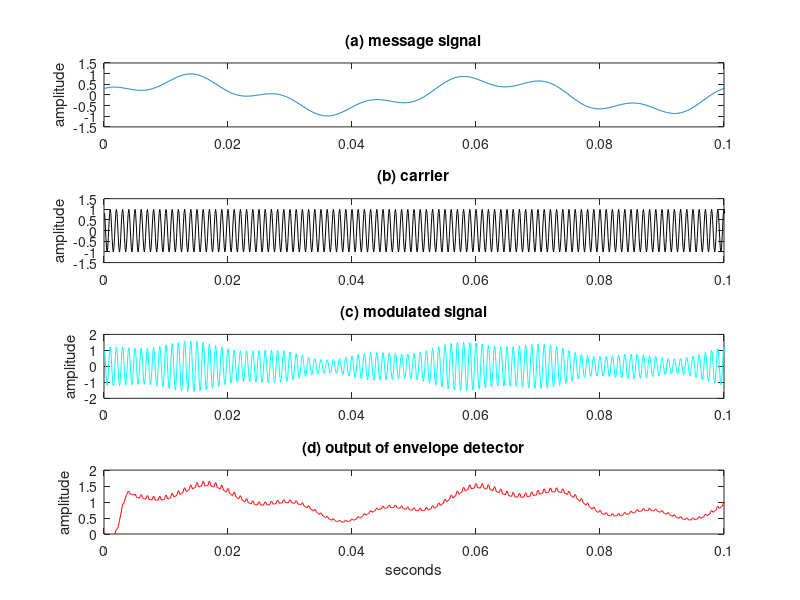
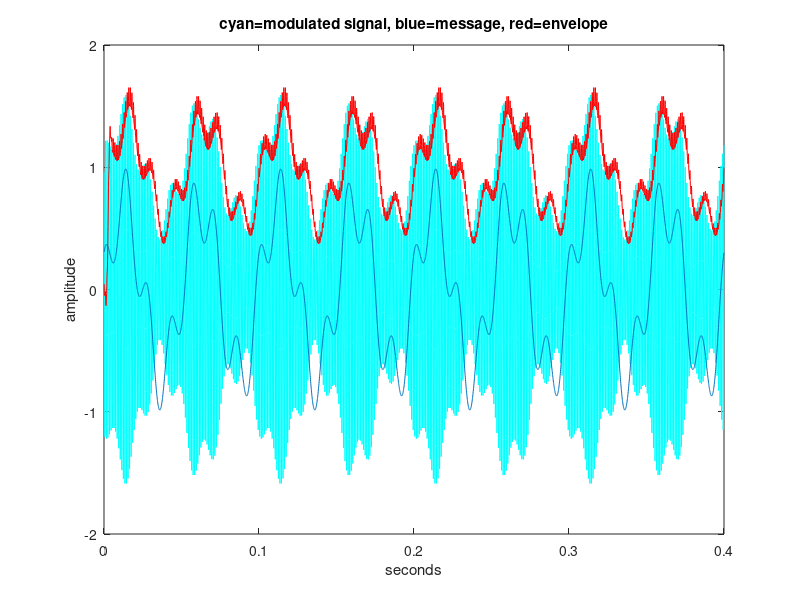

These charts were generated, in order, by the following MATLAB code:
% DSB_LC.m: large carrier AM demodulated with "envelope detection"
time=0.4; Ts=1/10000;                           % sampling interval and time
t=Ts:Ts:time;                                   % define a "time" vector 
fc=1000; c=cos(2*pi*fc*t);                      % define carrier at freq fc
m=.7*sin(2*pi*20*t)+.3*cos(2*pi*70*t);          % create "message" > -1
x = 0.6*c.*m + c;                               % modulate with large carrier
fbe=[0 .05 .1 1]; damps=[1 1 0 0]; L=50;       % low pass filter design 
h=firpm(L,fbe,damps);                           % impulse response of LPF
envv=pi*filter(h,1,max(0,x));                 % find envelope

% generate the figure
figure(1)
subplot(4,1,1), plot(t,m)
ylabel('amplitude'); title('(a) message signal');
axis([0,0.1, -1.5,1.5])
subplot(4,1,2), plot(t,c,'k')
ylabel('amplitude'); title('(b) carrier');
axis([0,0.1, -1.5,1.5])
subplot(4,1,3), plot(t,x,'c')
ylabel('amplitude'); title('(c) modulated signal');
axis([0,0.1, -2,2])
subplot(4,1,4), plot(t,envv,'r')
ylabel('amplitude'); title('(d) output of envelope detector');
axis([0,0.1, 0,2])
xlabel('seconds');

% this shows things a bit more clearly (but won't print well)
figure(2)
plot(t,x,'c')
 hold on
 plot(t,m)
 plot(t,envv,'r')
 ylabel('amplitude')
 xlabel('seconds')
 title('cyan=modulated signal, blue=message, red=envelope')
hold off

% Si usas un rectificador de media onda aparecen componentes en la
% frecuencia de la portadora además de aparecer en el doble de la
% frecuencia de la misma y en la componente continua (f = 0), así que hay
% que ser más exigente con la caracterización de la banda de corte del
% filtro